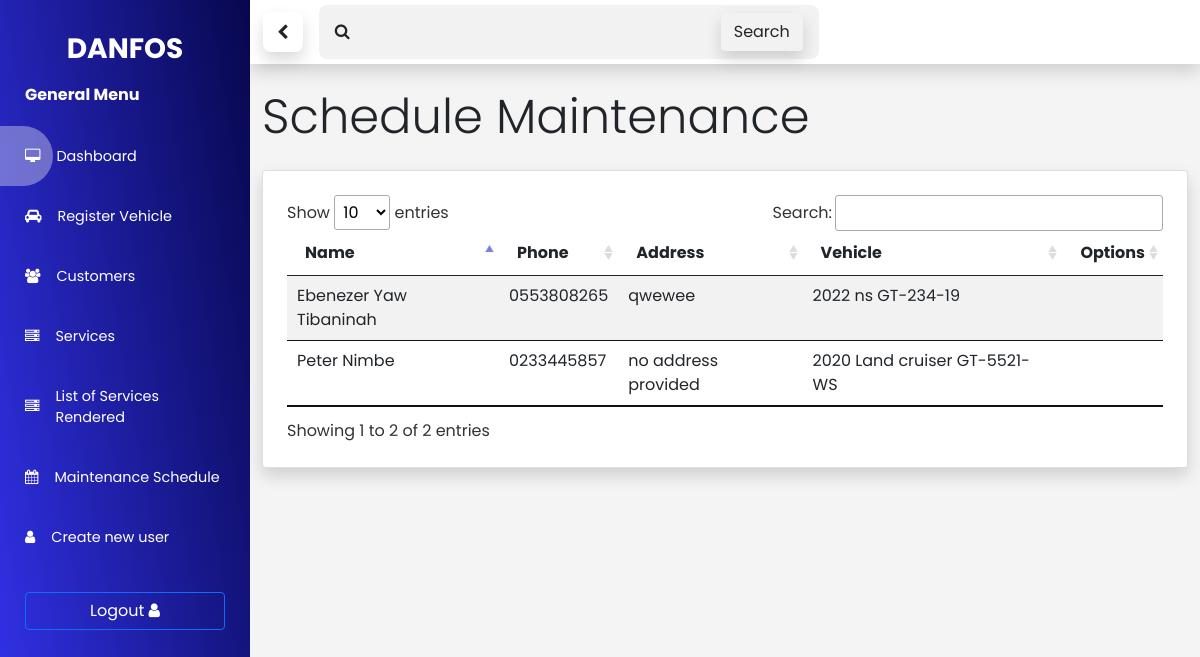
/vehicle/maintenance/shedule (signed in), run on the app's committed database.
### vehicle/models.py (models this page shows, shortened)
class ScheduleMaintenance(models.Model):
  customer = models.OneToOneField(to=Customer, on_delete=models.CASCADE, primary_key=True, unique=True)
  date = models.DateField(auto_now_add=True)
  created_at = models.DateTimeField(auto_now=True)

class Customer(models.Model):
  id = models.AutoField(primary_key=True)
  fullname = models.CharField(max_length=200)
  phone = models.CharField(max_length=10)
  email = models.EmailField(max_length=100, blank=True)
  address = models.TextField(default='no address provided', blank=True)
  vehicles = models.ManyToManyField(Vehicle, related_name='vehicles' , blank=True)
  created_at = models.DateTimeField(auto_now_add=True)
  @property
  def get_vehicle(self):
    vec =  [v for v in self.vehicles.all()]
    return 'None' if vec == [] else vec[0]

class Vehicle(models.Model):
  id = models.AutoField(primary_key=True)
  vehicle_year = models.CharField(max_length=4, blank=True)
  vehicle_type = models.CharField(choices=(VEHICLE_TYPES), max_length=15)
  vehicle_make = models.CharField(max_length=100,)
  vehicle_model = models.CharField(max_length=100,)
  vehicle_number_plate = models.CharField(max_length=100, blank=True)
  def __str__(self):
    return '{} {} {}'.format(self.vehicle_year, self.vehicle_make, self.vehicle_number_plate)

### vehicle/views.py (the view, shortened to what this page needs)
# urls.py: path('vehicle/maintenance/shedule', maintenance_schedule, name='maintenance_schedule'),
@login_required(login_url='auth/login')
def maintenance_schedule(request):
  context = {}
  qs = None
  qs = ScheduleMaintenance.objects.all()
  context['customers'] = qs
  print(context['customers'])
  return render(request, 'vehicle/maintenance_schedule.html', context)

### vehicle/templates/vehicle/maintenance_schedule.html (shortened to what this page needs)
{% extends "admin_base.html" %}
{% block Content %}
  <div class="container">
    <h3 class="display-5 py-4">Schedule Maintenance</h3>
    <div class="card shadow p-4">
      <table id="customer-table" class="table table-striped">
        <thead>
          <tr>
            <th>Name</th>
            <th>Phone</th>
            <th>Address</th>
            <th>Vehicle</th>
            <th>Options</th>
          </tr>
        </thead>
        <tbody>
          {% if customers %}
            {% for customer in customers  %}
              <tr>
                <td>{{customer.customer.fullname}}</td>
                <td>{{customer.customer.phone}}</td>
                <td>{{customer.customer.address}}</td>
                <td>{{customer.customer.get_vehicle}}</td>
                <td class='text-danger'>
                </td>
              </tr>
            {% endfor %}
          {% endif %}
        </tbody>
      </table>
    </div>
  </div>
{% endblock Content %}

### data on the page
ScheduleMaintenance: customer.fullname "Peter Nimbe", customer.phone "0233445857", customer.address "no address provided", customer.get_vehicle "2020 Land cruiser GT-5521-WS"
ScheduleMaintenance: customer.fullname "Ebenezer Yaw Tibaninah", customer.phone "0553808265", customer.address "qwewee", customer.get_vehicle "2022 ns GT-234-19"
